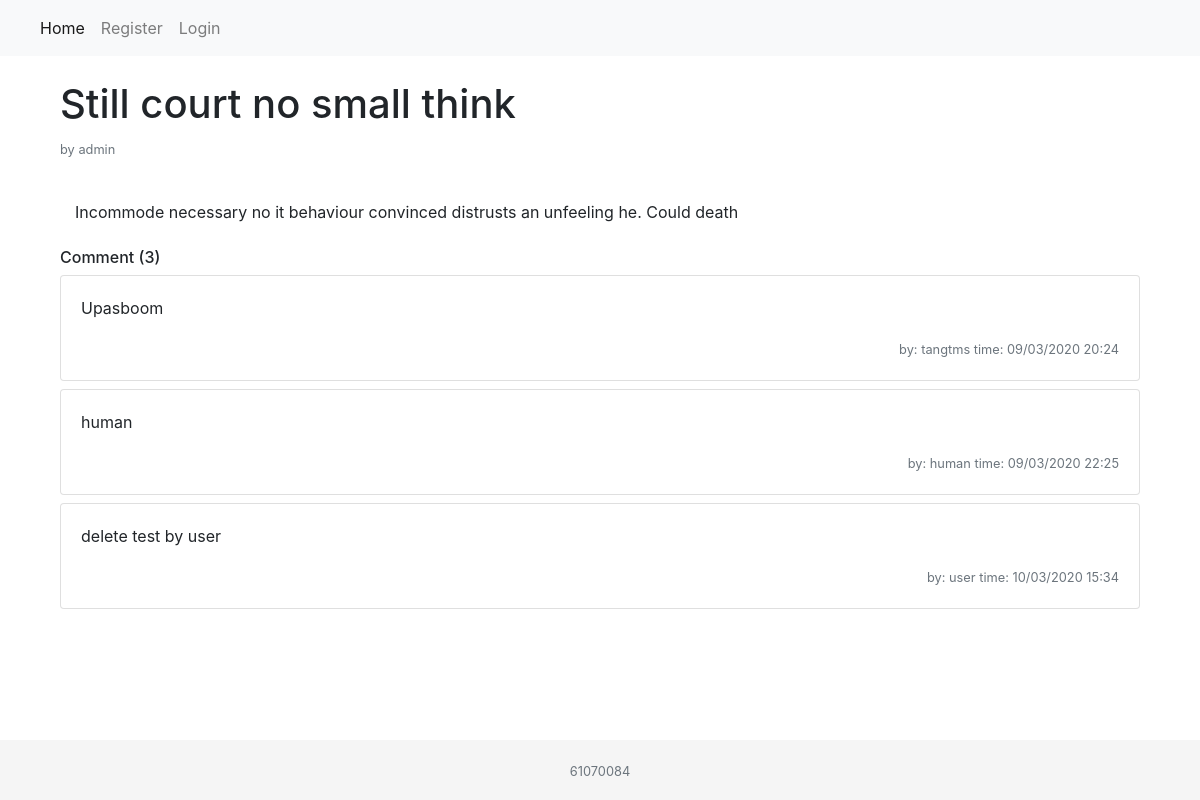
The page /management/detail/1/ on the database as committed earlier.
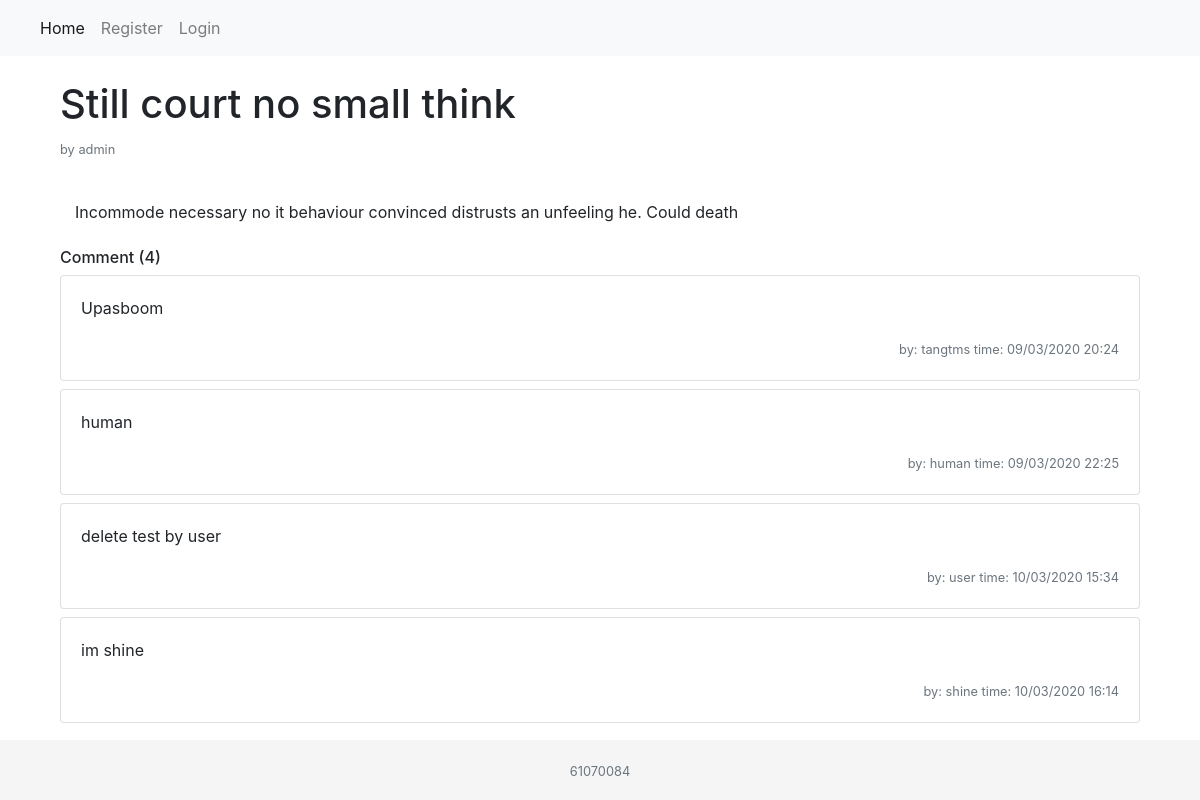
The same page on the database as committed later.
### management/models.py (models this page shows)
class Comment(models.Model):
    id = models.IntegerField(primary_key=True)
    content = models.TextField()
    create_time = models.DateTimeField(auto_now_add=True)
    user_id = models.ForeignKey(User, on_delete=models.CASCADE)
    post_id = models.ForeignKey(Post, on_delete=models.CASCADE)

### management/views.py (the view)
# urls.py: path('detail/<int:post_id>/', views.detail, name='post_detail'),
def detail(request, post_id):
    current_user = request.user
    if request.method == 'POST':
        Comment.objects.create(
            content=request.POST.get('content'),
            user_id=current_user,
            post_id=Post.objects.get(pk=post_id)
        )
    post = Post.objects.get(pk=post_id)
    comment = Comment.objects.filter(post_id=post_id)
    comment_cnt = len(comment)
    return render(request, template_name='detail.html', context={
        'post': post,
        'comment': comment,
        'comment_cnt': comment_cnt
    })

### templates/detail.html (shortened to what this page needs)
{% extends "base.html" %}
{% block content %}
    <div class="container">
        <div class="row">
            <div class="col-10">
                <h1>{{ post.title }}</h1>
                <p class="text-muted"><small>by {{ post.user_id }}</small>
            </div>
        </div>
        <div>
            <p class="col-8 mt-4 mb-4">{{ post.content }}</p>
        </div>
        <h6>Comment ({{ comment_cnt }})</h6>
        {% for co in comment %}
        <div class="card mb-2">
            <div class="card-body">
                <p class="card-text">{{ co.content }}</p>
                <p class="card-text text-right"><small class="text-muted">by: {{ co.user_id.username }} time: {{ co.create_time|date:'d/m/Y H:i' }}</small></p>
            </div>
        </div>
        {% endfor %}
    </div>
{% endblock content %}

Rows that differ between the two databases and show on the page:
added Comment: content "im shine", user_id.username "shine", create_time "10/03/2020 16:14"
Other text that changed with them:
{{ comment_cnt }}: "3" → "4"
